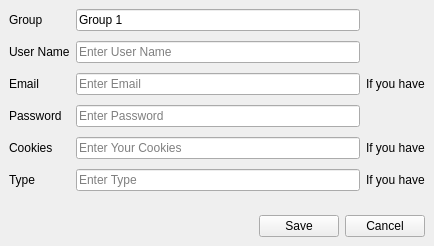
<?xml version="1.0" encoding="UTF-8"?>
<ui version="4.0">
 <class>Form</class>
 <widget class="QWidget" name="Form">
  <property name="geometry">
   <rect>
    <x>0</x>
    <y>0</y>
    <width>434</width>
    <height>244</height>
   </rect>
  </property>
  <property name="windowTitle">
   <string>Form</string>
  </property>
  <layout class="QVBoxLayout" name="verticalLayout_3">
   <property name="leftMargin">
    <number>0</number>
   </property>
   <property name="topMargin">
    <number>0</number>
   </property>
   <property name="rightMargin">
    <number>0</number>
   </property>
   <property name="bottomMargin">
    <number>0</number>
   </property>
   <item>
    <widget class="QWidget" name="widget_3" native="true">
     <layout class="QHBoxLayout" name="horizontalLayout">
      <item>
       <widget class="QWidget" name="widget" native="true">
        <layout class="QVBoxLayout" name="verticalLayout">
         <property name="spacing">
          <number>10</number>
         </property>
         <property name="leftMargin">
          <number>0</number>
         </property>
         <property name="topMargin">
          <number>0</number>
         </property>
         <property name="rightMargin">
          <number>0</number>
         </property>
         <property name="bottomMargin">
          <number>0</number>
         </property>
         <item>
          <widget class="QLabel" name="label_5">
           <property name="text">
            <string>Group</string>
           </property>
          </widget>
         </item>
         <item>
          <widget class="QLabel" name="label_3">
           <property name="text">
            <string>User Name</string>
           </property>
          </widget>
         </item>
         <item>
          <widget class="QLabel" name="label_2">
           <property name="text">
            <string>Email</string>
           </property>
          </widget>
         </item>
         <item>
          <widget class="QLabel" name="label">
           <property name="text">
            <string>Password</string>
           </property>
          </widget>
         </item>
         <item>
          <widget class="QLabel" name="label_6">
           <property name="text">
            <string>Cookies</string>
           </property>
          </widget>
         </item>
         <item>
          <widget class="QLabel" name="label_4">
           <property name="text">
            <string>Type</string>
           </property>
          </widget>
         </item>
        </layout>
       </widget>
      </item>
      <item>
       <widget class="QWidget" name="widget_2" native="true">
        <layout class="QVBoxLayout" name="verticalLayout_2">
         <property name="spacing">
          <number>10</number>
         </property>
         <property name="leftMargin">
          <number>0</number>
         </property>
         <property name="topMargin">
          <number>0</number>
         </property>
         <property name="rightMargin">
          <number>0</number>
         </property>
         <property name="bottomMargin">
          <number>0</number>
         </property>
         <item>
          <widget class="QLineEdit" name="Group">
           <property name="text">
            <string>Group 1</string>
           </property>
           <property name="placeholderText">
            <string>Enter Group Name</string>
           </property>
          </widget>
         </item>
         <item>
          <widget class="QLineEdit" name="User_Name">
           <property name="placeholderText">
            <string>Enter User Name</string>
           </property>
          </widget>
         </item>
         <item>
          <widget class="QLineEdit" name="Email">
           <property name="placeholderText">
            <string>Enter Email</string>
           </property>
          </widget>
         </item>
         <item>
          <widget class="QLineEdit" name="Password">
           <property name="placeholderText">
            <string>Enter Password</string>
           </property>
          </widget>
         </item>
         <item>
          <widget class="QLineEdit" name="Cookies">
           <property name="placeholderText">
            <string>Enter Your Cookies</string>
           </property>
          </widget>
         </item>
         <item>
          <widget class="QLineEdit" name="Type">
           <property name="placeholderText">
            <string>Enter Type</string>
           </property>
          </widget>
         </item>
        </layout>
       </widget>
      </item>
      <item>
       <widget class="QWidget" name="widget_4" native="true">
        <layout class="QVBoxLayout" name="verticalLayout_4">
         <property name="spacing">
          <number>10</number>
         </property>
         <property name="leftMargin">
          <number>0</number>
         </property>
         <property name="topMargin">
          <number>0</number>
         </property>
         <property name="rightMargin">
          <number>0</number>
         </property>
         <property name="bottomMargin">
          <number>0</number>
         </property>
         <item>
          <widget class="QLabel" name="label_7">
           <property name="text">
            <string/>
           </property>
          </widget>
         </item>
         <item>
          <widget class="QLabel" name="label_10">
           <property name="text">
            <string/>
           </property>
          </widget>
         </item>
         <item>
          <widget class="QLabel" name="label_12">
           <property name="text">
            <string>If you have</string>
           </property>
          </widget>
         </item>
         <item>
          <widget class="QLabel" name="label_9">
           <property name="text">
            <string/>
           </property>
          </widget>
         </item>
         <item>
          <widget class="QLabel" name="label_11">
           <property name="text">
            <string>If you have</string>
           </property>
          </widget>
         </item>
         <item>
          <widget class="QLabel" name="label_8">
           <property name="text">
            <string>If you have</string>
           </property>
          </widget>
         </item>
        </layout>
       </widget>
      </item>
     </layout>
    </widget>
   </item>
   <item alignment="Qt::AlignRight">
    <widget class="QWidget" name="widget_7" native="true">
     <layout class="QHBoxLayout" name="horizontalLayout_7">
      <item>
       <widget class="QPushButton" name="Save">
        <property name="text">
         <string>Save</string>
        </property>
       </widget>
      </item>
      <item>
       <widget class="QPushButton" name="Cancel">
        <property name="text">
         <string>Cancel</string>
        </property>
       </widget>
      </item>
     </layout>
    </widget>
   </item>
  </layout>
 </widget>
 <resources/>
 <connections/>
</ui>
